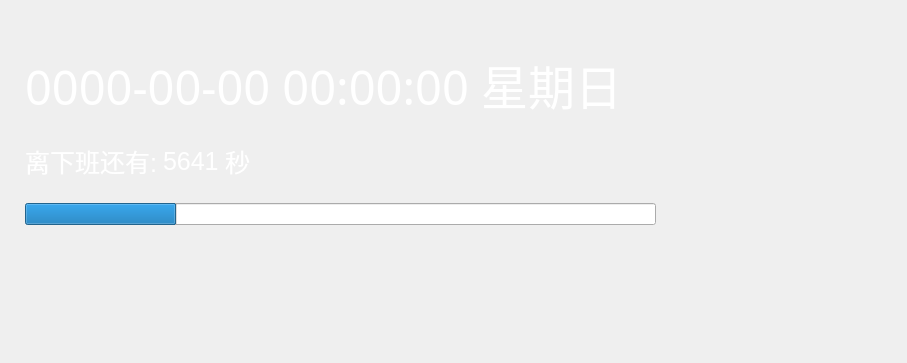
<?xml version="1.0" encoding="UTF-8"?>
<ui version="4.0">
 <class>TimeWidget</class>
 <widget class="QWidget" name="TimeWidget">
  <property name="geometry">
   <rect>
    <x>0</x>
    <y>0</y>
    <width>907</width>
    <height>363</height>
   </rect>
  </property>
  <property name="windowTitle">
   <string>Form</string>
  </property>
  <widget class="QWidget" name="menuList" native="true">
   <property name="geometry">
    <rect>
     <x>810</x>
     <y>130</y>
     <width>120</width>
     <height>80</height>
    </rect>
   </property>
  </widget>
  <widget class="QWidget" name="layoutWidget">
   <property name="geometry">
    <rect>
     <x>25</x>
     <y>49</y>
     <width>631</width>
     <height>176</height>
    </rect>
   </property>
   <layout class="QVBoxLayout" name="verticalLayout">
    <item>
     <widget class="QLabel" name="timeLabel">
      <property name="font">
       <font>
        <family>楷体</family>
        <pointsize>35</pointsize>
        <weight>50</weight>
        <italic>false</italic>
        <bold>false</bold>
        <underline>false</underline>
       </font>
      </property>
      <property name="autoFillBackground">
       <bool>false</bool>
      </property>
      <property name="styleSheet">
       <string notr="true">color: rgb(255, 255, 255);</string>
      </property>
      <property name="text">
       <string>0000-00-00 00:00:00 星期日</string>
      </property>
     </widget>
    </item>
    <item>
     <layout class="QHBoxLayout" name="horizontalLayout">
      <item>
       <widget class="QLabel" name="label">
        <property name="enabled">
         <bool>true</bool>
        </property>
        <property name="maximumSize">
         <size>
          <width>165328</width>
          <height>163525</height>
         </size>
        </property>
        <property name="font">
         <font>
          <pointsize>19</pointsize>
         </font>
        </property>
        <property name="mouseTracking">
         <bool>false</bool>
        </property>
        <property name="tabletTracking">
         <bool>false</bool>
        </property>
        <property name="autoFillBackground">
         <bool>false</bool>
        </property>
        <property name="styleSheet">
         <string notr="true">color: rgb(255, 255, 255);
</string>
        </property>
        <property name="text">
         <string>离下班还有:</string>
        </property>
       </widget>
      </item>
      <item>
       <widget class="QLabel" name="timeNeed">
        <property name="enabled">
         <bool>true</bool>
        </property>
        <property name="maximumSize">
         <size>
          <width>165328</width>
          <height>163525</height>
         </size>
        </property>
        <property name="font">
         <font>
          <pointsize>19</pointsize>
         </font>
        </property>
        <property name="mouseTracking">
         <bool>false</bool>
        </property>
        <property name="tabletTracking">
         <bool>false</bool>
        </property>
        <property name="autoFillBackground">
         <bool>false</bool>
        </property>
        <property name="styleSheet">
         <string notr="true">color: rgb(255, 255, 255);
</string>
        </property>
        <property name="text">
         <string>5641</string>
        </property>
       </widget>
      </item>
      <item>
       <widget class="QLabel" name="label_3">
        <property name="enabled">
         <bool>true</bool>
        </property>
        <property name="maximumSize">
         <size>
          <width>165328</width>
          <height>163525</height>
         </size>
        </property>
        <property name="font">
         <font>
          <pointsize>19</pointsize>
         </font>
        </property>
        <property name="mouseTracking">
         <bool>false</bool>
        </property>
        <property name="tabletTracking">
         <bool>false</bool>
        </property>
        <property name="autoFillBackground">
         <bool>false</bool>
        </property>
        <property name="styleSheet">
         <string notr="true">color: rgb(255, 255, 255);
</string>
        </property>
        <property name="text">
         <string>秒</string>
        </property>
       </widget>
      </item>
      <item>
       <spacer name="horizontalSpacer">
        <property name="orientation">
         <enum>Qt::Horizontal</enum>
        </property>
        <property name="sizeHint" stdset="0">
         <size>
          <width>40</width>
          <height>20</height>
         </size>
        </property>
       </spacer>
      </item>
     </layout>
    </item>
    <item>
     <widget class="QProgressBar" name="timeProgress">
      <property name="value">
       <number>24</number>
      </property>
      <property name="textVisible">
       <bool>false</bool>
      </property>
     </widget>
    </item>
   </layout>
  </widget>
 </widget>
 <resources/>
 <connections/>
</ui>
